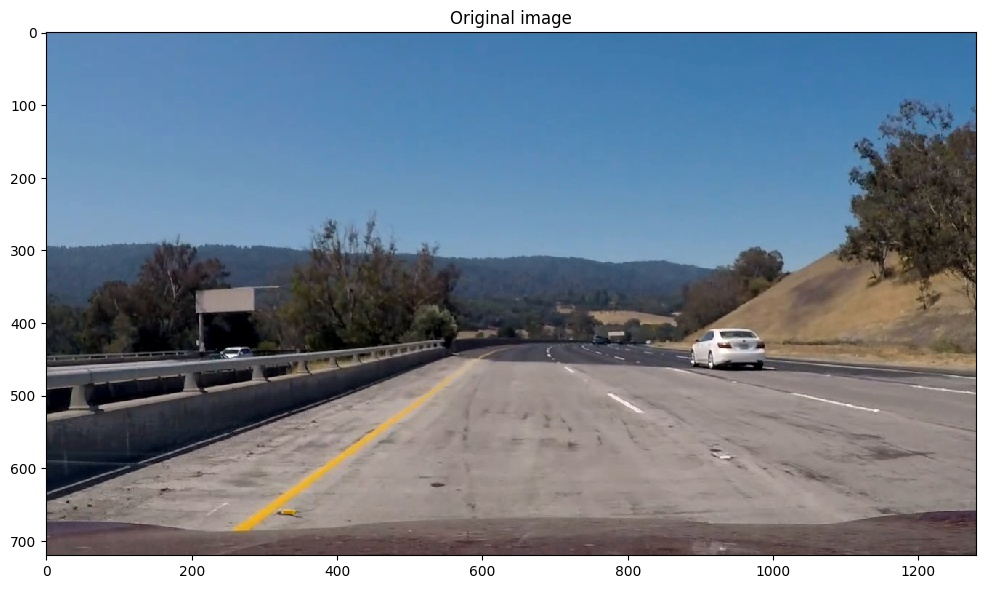
#> input picture output_images/original_image.jpg, 989 x 589 px
$ python detect.py output_images/original_image.jpg   (older library calls are emulated)
#> lines starting #> are read from the running program, lines starting #| are printed output that depends on the picture; after the words box and inside, x2 and y2 are one past the last pixel; in counts of white or black regions, pixels touching at a corner belong together
import numpy as np
import cv2
import matplotlib.image as mpimg
import matplotlib.pyplot as plt
import time
import argparse
import pickle
import logging
import os
from moviepy.editor import VideoFileClip
from sklearn import linear_model

FLAGS = None


def save_image(filename):
    plt.savefig('output_images/' + filename, bbox_inches='tight')


def color_thresh(img, thresh=(0, 255)):
    """
    Color thresholding.
    """
    assert thresh[0] < thresh[1]

    binary = (img >= thresh[0]) & (img <= thresh[1])
    return binary.astype(np.uint8)


def abs_sobel_thresh(img, orient='x', sobel_kernel=3, thresh=(0, 255)):
    """
    Sobel thresholding.
    """
    assert orient == 'x' or orient == 'y'
    assert sobel_kernel % 2 == 1  # kernel size needs to be odd
    assert thresh[0] < thresh[1]

    if orient == 'x':
        sobel = cv2.Sobel(img, cv2.CV_64F, 1, 0)
    else:
        sobel = cv2.Sobel(img, cv2.CV_64F, 0, 1)
    abs_sobel = np.abs(sobel)
    scaled_sobel = np.uint8(255 * abs_sobel / np.max(abs_sobel))
    grad_binary = (scaled_sobel >= thresh[0]) & (scaled_sobel <= thresh[1])

    return grad_binary.astype(np.uint8)


def mag_thresh(img, sobel_kernel=3, thresh=(0, 255)):
    """
    Sobel magnitude thresholding.
    """
    assert sobel_kernel % 2 == 1  # kernel size needs to be odd
    assert thresh[0] < thresh[1]

    sobelx = cv2.Sobel(img, cv2.CV_64F, 1, 0)
    sobely = cv2.Sobel(img, cv2.CV_64F, 0, 1)
    abs_sobel = np.sqrt(sobelx ** 2 + sobely ** 2)
    scaled_sobel = np.uint8(255 * abs_sobel / np.max(abs_sobel))
    mag_binary = (scaled_sobel >= thresh[0]) & (scaled_sobel <= thresh[1])

    return mag_binary.astype(np.uint8)


def dir_thresh(img, sobel_kernel=3, thresh=(0, np.pi / 2)):
    """
    Sobel direction thresholding.
    """
    assert sobel_kernel % 2 == 1  # kernel size needs to be odd
    assert thresh[0] < thresh[1]

    sobelx = cv2.Sobel(img, cv2.CV_64F, 1, 0)
    sobely = cv2.Sobel(img, cv2.CV_64F, 0, 1)
    grad_dir = np.arctan2(np.abs(sobely), np.abs(sobelx))
    dir_binary = (grad_dir >= thresh[0]) & (grad_dir <= thresh[1])

    return dir_binary.astype(np.uint8)


class Line():
    """
    A class to receive the characteristics of each line detection.
    """

    def __init__(self):
        # was the line detected in the last iteration?
        self.detected = False
        # x values of the last n fits of the line
        self.recent_xfitted = []
        # average x values of the fitted line over the last n iterations
        self.bestx = None
        # polynomial coefficients averaged over the last n iterations
        self.best_fit = None
        # polynomial coefficients for the most recent fit
        self.current_fit = [np.array([False])]
        # radius of curvature of the line in some units
        self.radius_of_curvature = None
        # distance in meters of vehicle center from the line
        self.line_base_pos = None
        # difference in fit coefficients between last and new fits
        self.diffs = np.array([0, 0, 0], dtype='float')
        # x values for detected line pixels
        self.allx = None
        # y values for detected line pixels
        self.ally = None

        # x values for ploty (for plotting fitted line)
        self.fitx = None
        # number of frames exceeding which will cause a reset
        self.n = 5

    def fit(self):
        """
        Fit the points with second order polynomials.
        """
        if self.ally.shape[0] <= 20:
            logging.debug('Using previous fit coefficients')
            self.current_fit = self.recent_xfitted[-1]
        else:
            self.current_fit = np.polyfit(self.ally, self.allx, 2)

        self.recent_xfitted.append(self.current_fit)
        if len(self.recent_xfitted) > self.n:
            self.recent_xfitted.pop(0)

        # self.best_fit = np.mean(np.vstack(self.recent_xfitted), axis=0)
        self.best_fit = self.current_fit

        # [8 lines of commented-out code are left out]

    # [32 lines left out: functions predict, get_radius, get_dist_to_veh_center, not called in this run]


class LaneDetector:
    """
    The class for running lane detection algorithm.
    """

    def __init__(self):
        # Define left/right lanes
        self.left = Line()
        self.right = Line()

        # Force the line search to start from scratch, using histogram
        self.start_from_scratch = True

        # Load calibration parameters
        with open('calib.p', 'rb') as f:
#> (reads calib.p from the repository)
            calib = pickle.load(f)
        self.mtx = calib['mtx']
        self.dist = calib['dist']

        # Load the perspective matrix
        with open('perspect.p', 'rb') as f:
#> (reads perspect.p from the repository)
#> in main, image is the input picture: shape (589, 989, 3); mean B, G, R 149.1, 136.5, 125.4
            perspect = pickle.load(f)
        self.M = perspect['M']
        self.Minv = perspect['Minv']

        # Image size
        self.image_width = 1280
        self.image_height = 720

        # For plotting
        self.ploty = np.linspace(0, self.image_height - 1, self.image_height)

        # Frame id for statistics
        self.frame_id = 0

    def pipeline(self, image):
        """
        Lane detection pipeline.
        """
        if FLAGS.savefig:
            plt.figure(figsize=(12, 12))
            plt.imshow(image)
            plt.title('Original image')
            save_image('original_image.jpg')

        timer = {}
        start_time = time.time()

        # Undistortion
        undistorted = self.correct_distortion(image)
        end_time = time.time()
        timer['undistortion'] = end_time - start_time
        start_time = end_time

        # Thresholding
        binary = self.thresholding(undistorted)
        end_time = time.time()
        timer['thresholding'] = end_time - start_time
        start_time = end_time

        # Perspective tranform
        warped = self.perspective_transform(binary)
        end_time = time.time()
        timer['warp'] = end_time - start_time
        start_time = end_time

        # Find lines in the warped image
        self.find_lines(warped)
        end_time = time.time()
        timer['find_lines'] = end_time - start_time

        # Show computation time information
        logging.debug('Frame: {:04d} - undistortion: {:3.1f}ms - thresholding: {:3.1f}ms - warp: {:3.1f}ms - find_lines: {:3.1f}ms'.format(
            self.frame_id, timer['undistortion'] * 1000, timer['thresholding'] * 1000, timer['warp'] * 1000, timer['find_lines'] * 1000))

        # Compute radius at current position
        self.left.get_radius(self.ploty)
        self.right.get_radius(self.ploty)
        radius = (self.left.radius_of_curvature + self.right.radius_of_curvature) / 2
        logging.debug('Left radius: {:6.1f} - right radius: {:6.1f}'.format(self.left.radius_of_curvature,
                                                                            self.right.radius_of_curvature))

        # Vehicle center offset
        self.left.get_dist_to_veh_center(self.image_width / 2)
        self.right.get_dist_to_veh_center(self.image_width / 2)
        offset = (self.left.line_base_pos + self.right.line_base_pos) / 2

        # Overlay the detected lines on the undistorted image
        result = self.overlay_image(warped, undistorted)

        # Overlay radius on top of the image
        text = 'Lane radius: {:6.1f}m'.format(radius)
        cv2.putText(result, text, (10, 50), fontFace=cv2.FONT_HERSHEY_SIMPLEX,
                    fontScale=1, color=(255, 255, 255), thickness=2, lineType=cv2.LINE_AA)

        # Overlay offset on top of the image
        text = 'Vehicle is {:3.2f}m {} of lane center'.format(abs(offset), 'left' if (offset > 0) else 'right')
        cv2.putText(result, text, (10, 100), fontFace=cv2.FONT_HERSHEY_SIMPLEX,
                    fontScale=1, color=(255, 255, 255), thickness=2, lineType=cv2.LINE_AA)

        # Overlay frame id
        cv2.putText(result, 'frame {:04d}'.format(self.frame_id), (10, 700), fontFace=cv2.FONT_HERSHEY_SIMPLEX,
                    fontScale=0.5, color=(255, 255, 255), thickness=2, lineType=cv2.LINE_AA)

        self.frame_id += 1

        return result

    def correct_distortion(self, image):
        """
        Undistort the image.
        """
        undistorted = cv2.undistort(image, self.mtx, self.dist, None, self.mtx)
        if FLAGS.savefig:
            plt.figure(figsize=(12, 12))
            plt.imshow(undistorted)
            plt.title('Undistorted image')
            save_image('undistorted_image.jpg')

        return undistorted

    # [13 lines left out: function roi, not called in this run]

    def thresholding(self, image):
        """
        Thresholding the image.
        """
        gray = cv2.cvtColor(image, cv2.COLOR_RGB2GRAY)
        if FLAGS.savefig:
            plt.figure(figsize=(12, 12))
            plt.imshow(gray, cmap='gray')
            save_image('gray.jpg')

        if FLAGS.savefig:
            fig, axes = plt.subplots(2, 2, figsize=(12, 8))
            fig.tight_layout()
            axes[0, 0].imshow(image)
            axes[0, 0].set_title('Original image')
            axes[0, 1].imshow(image[:, :, 0], cmap='gray')
            axes[0, 1].set_title('R channel')
            axes[1, 0].imshow(image[:, :, 1], cmap='gray')
            axes[1, 0].set_title('G channel')
            axes[1, 1].imshow(image[:, :, 2], cmap='gray')
            axes[1, 1].set_title('B channel')
            save_image('rgb.jpg')

        # Convert to HSV color space and separate the S channel
        if FLAGS.savefig:
            hsv = cv2.cvtColor(image, cv2.COLOR_RGB2HSV)
            fig, axes = plt.subplots(2, 2, figsize=(12, 8))
            fig.tight_layout()
            axes[0, 0].imshow(image)
            axes[0, 0].set_title('Original image')
            axes[0, 1].imshow(hsv[:, :, 0], cmap='gray')
            axes[0, 1].set_title('H channel')
            axes[1, 0].imshow(hsv[:, :, 1], cmap='gray')
            axes[1, 0].set_title('S channel')
            axes[1, 1].imshow(hsv[:, :, 2], cmap='gray')
            axes[1, 1].set_title('V channel')
            save_image('hsv.jpg')

        if FLAGS.savefig:
            lab = cv2.cvtColor(image, cv2.COLOR_RGB2LAB)
            fig, axes = plt.subplots(2, 2, figsize=(12, 8))
            fig.tight_layout()
            axes[0, 0].imshow(image)
            axes[0, 0].set_title('Original image')
            axes[0, 1].imshow(lab[:, :, 0], cmap='gray')
            axes[0, 1].set_title('L channel')
            axes[1, 0].imshow(lab[:, :, 1], cmap='gray')
            axes[1, 0].set_title('A channel')
            axes[1, 1].imshow(lab[:, :, 2], cmap='gray')
            axes[1, 1].set_title('B channel')
            save_image('lab.jpg')

        # Get R channel image
        r_channel = image[:, :, 0]
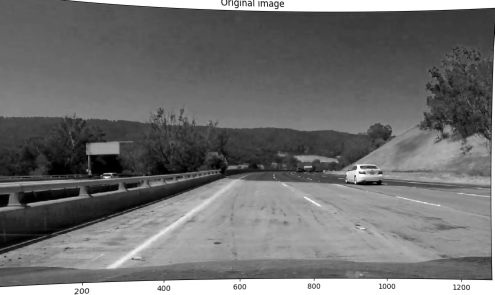
#> r_channel: shape (589, 989) (shown at 1/2 size); min 0, max 255, mean 111.9
        r_binary = color_thresh(r_channel, thresh=(150, 255))
#> in color_thresh, `binary = (img >= thresh[0]) & (img <= thresh[1])`:
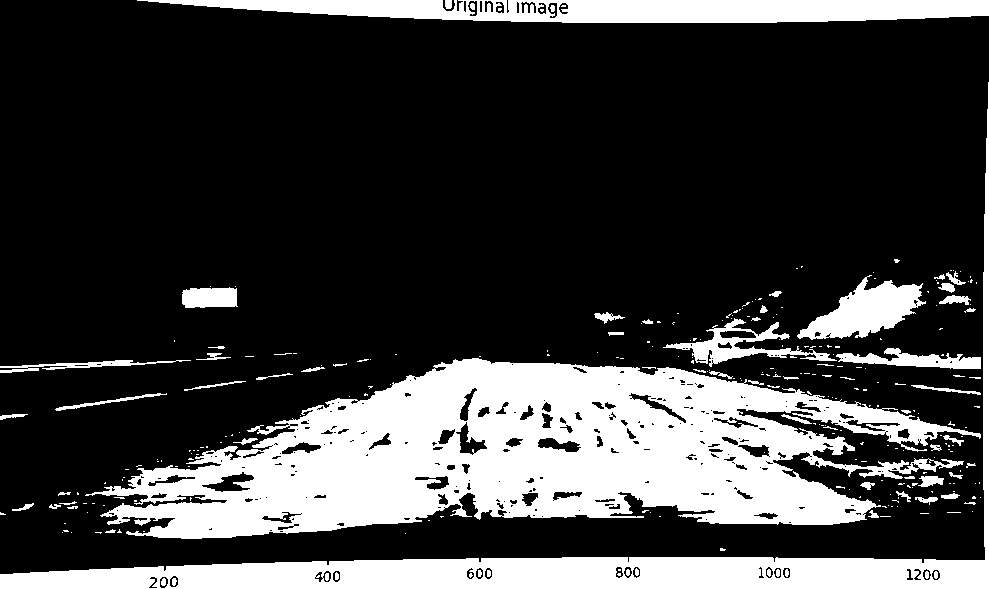
#> binary: shape (589, 989) bool; 24.5% white; 289 white regions (217 under 20 px), largest, box (x1, y1, x2, y2) and area: (85, 358, 981, 539) 85161, (0, 82, 989, 589) 28734, (137, 0, 989, 23) 14425
        b_channel = image[:, :, 2]
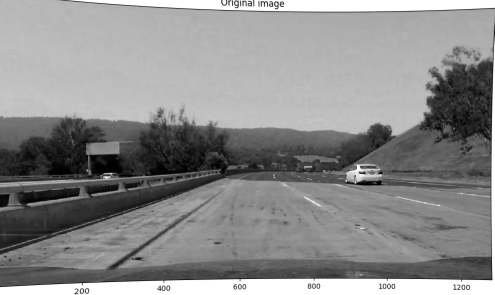
#> b_channel: shape (589, 989) (shown at 1/2 size); min 0, max 255, mean 139

        # Convert to HLS color space and separate the S channel
        hls = cv2.cvtColor(image, cv2.COLOR_RGB2HLS)
#> hls: shape (589, 989, 3); mean of channels 0, 1, 2 64.7, 125.5, 56.7
        if FLAGS.savefig:
            fig, axes = plt.subplots(2, 2, figsize=(12, 8))
            fig.tight_layout()
            axes[0, 0].imshow(image)
            axes[0, 0].set_title('Original image')
            axes[0, 1].imshow(hls[:, :, 0], cmap='gray')
            axes[0, 1].set_title('H channel')
            axes[1, 0].imshow(hls[:, :, 1], cmap='gray')
            axes[1, 0].set_title('L channel')
            axes[1, 1].imshow(hls[:, :, 2], cmap='gray')
            axes[1, 1].set_title('S channel')
            save_image('hls.jpg')

        # Get the S channel image
        s_channel = hls[:, :, 2]
        s_binary = color_thresh(s_channel, thresh=(100, 255))

        # Get the H channel image
        # Shadow tend to have high S value and also H value
        # By thresholding H value can avoid detect shadow as lane markers
        h_channel = hls[:, :, 0]
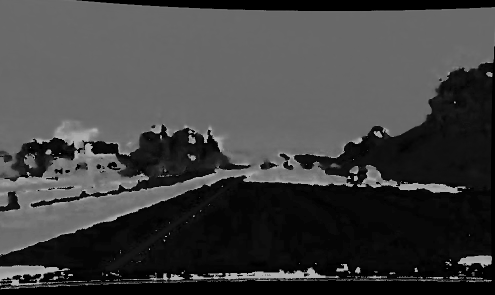
#> h_channel: shape (589, 989) (shown at 1/2 size); min 0, max 179, mean 64.7
        h_binary = color_thresh(h_channel, thresh=(0, 100))

        gradx_binary = abs_sobel_thresh(
            r_channel, orient='x', sobel_kernel=3, thresh=(30, 100))
        grady_binary = abs_sobel_thresh(r_channel, orient='y', sobel_kernel=3, thresh=(30, 100))
#> call 2 of abs_sobel_thresh, with orient = 'y', sobel_kernel = 3, thresh = (30, 100)
#> in abs_sobel_thresh (call 2), `sobel = cv2.Sobel(img, cv2.CV_64F, 0, 1)`:
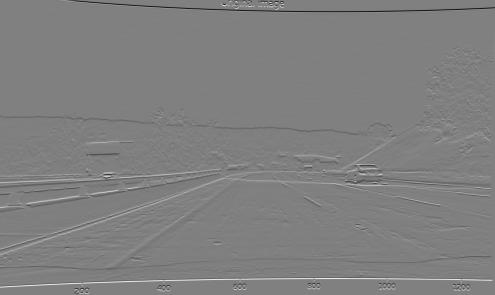
#> sobel: shape (589, 989) float64 (shown at 1/2 size); min -1009, max 1000, mean 0.4; drawn with min black and max white
#> in abs_sobel_thresh (call 2), `abs_sobel = np.abs(sobel)`:
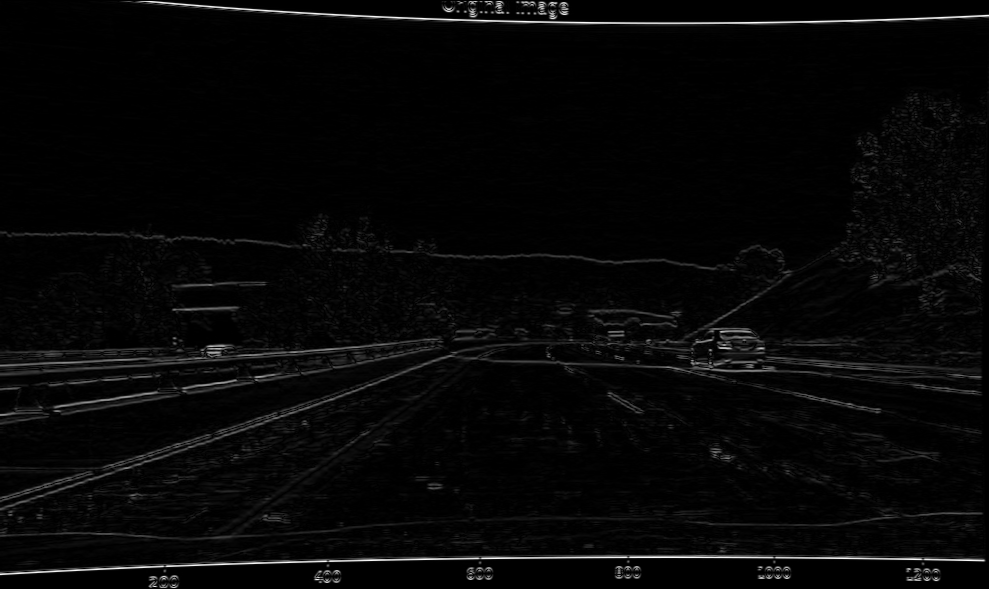
#> abs_sobel: shape (589, 989) float64; min 0, max 1009, mean 27.8; drawn with min black and max white
#> (the rest of the program and of its run is left out)
